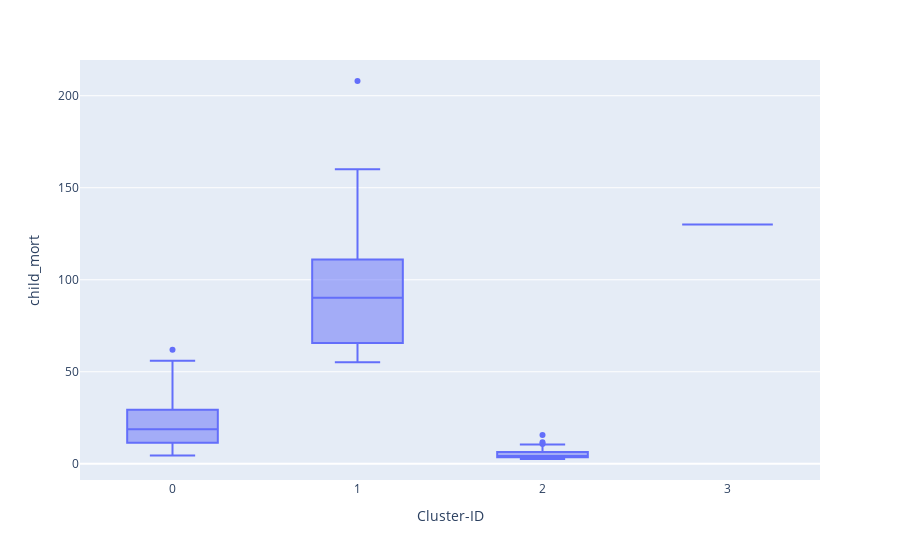

The notebook cell this image was saved under:
### Code cell
px.box(country_df2,y='child_mort',x='Cluster-ID')

### Figure 1 — Plotly figure (JSON) as saved in the notebook; plotly's stock layout.template omitted (floating-point values rounded to 4 significant figures; data arrays with more than 128 entries replaced by an {"elided": "..."} marker saying what was removed)
{"data": [{"alignmentgroup": "True", "hovertemplate": "Cluster-ID=%{x}<br>child_mort=%{y}<extra></extra>", "legendgroup": "", "marker": {"color": "#636efa"}, "name": "", "notched": false, "offsetgroup": "", "orientation": "v", "showlegend": false, "type": "box", "x": {"elided": "167 int values"}, "x0": " ", "xaxis": "x", "y": {"elided": "167 float values"}, "y0": " ", "yaxis": "y"}], "layout": {"boxmode": "group", "legend": {"tracegroupgap": 0}, "margin": {"t": 60}, "xaxis": {"anchor": "y", "domain": [0, 1], "title": {"text": "Cluster-ID"}}, "yaxis": {"anchor": "x", "domain": [0, 1], "title": {"text": "child_mort"}}}}
